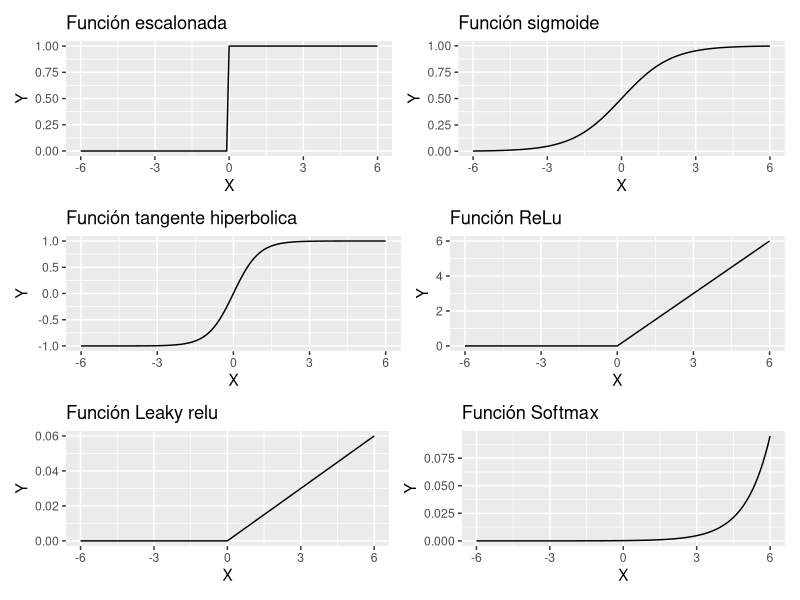

The R source for this figure:
## ---- chunk 1
library(ggplot2)
library(dplyr)
library(patchwork)
library(knitr)
## ---- chunk 2
######################################################
### Función de escalonada
######################################################

escalonada <- function(x) { ifelse(x<0,0,1) }

x <- seq(-6,6,0.1)
y <- escalonada(x)    

plotEscalonada <-  
    data.frame(x=x,y=y) %>% 
    ggplot(aes(x=x,y=y)) + 
    geom_line() + 
    xlab('X') + 
    ylab('Y') +
    ggtitle('Función escalonada')

######################################################
### Función de activación sigmoide
######################################################

sigmoide <- function(x) {(1)/(1+exp(-x))}
x <- seq(-6,6,0.1)
y <- sigmoide(x)    

plotSigmoide <- 
    data.frame(x=x,y=y) %>% 
    ggplot(aes(x=x,y=y)) + 
    geom_line() + 
    xlab('X') + 
    ylab('Y') + 
    ggtitle('Función sigmoide')


######################################################
### Función de activación tangente hiperbolica
######################################################

hiperbolica <- function(x) { (((2)/(1+exp(-2*x)))-1) }
x <- seq(-6,6,0.1)
y <- hiperbolica(x)    

plotHiperbolica <- 
    data.frame(x=x,y=y) %>% 
    ggplot(aes(x=x,y=y)) + 
    geom_line() + 
    xlab('X') + 
    ylab('Y') + 
    ggtitle('Función tangente hiperbolica')

######################################################
### Función de activación ReLU – Rectified Lineal Unit
######################################################

relu <- function(x) { ifelse(x<0,0,x) }

x <- seq(-6,6,0.1)
y <- relu(x)    

plotRelu <-  
    data.frame(x=x,y=y) %>% 
    ggplot(aes(x=x,y=y)) + 
    geom_line() + 
    xlab('X') + 
    ylab('Y') +
    ggtitle('Función ReLu')

######################################################
### Función de activación Leaky ReLU 
######################################################

leakyRelu <- function(x,a) { ifelse(x<0,0,x*a) }

x <- seq(-6,6,0.1)
y <- leakyRelu(x,0.01)    

plotLeakyRelu <-  
    data.frame(x=x,y=y) %>% 
    ggplot(aes(x=x,y=y)) + 
    geom_line() + 
    xlab('X') + 
    ylab('Y') +
    ggtitle('Función Leaky relu')

######################################################
### Función de activación Softmax
######################################################

softmax <- function(par){
    n.par <- length(par)
    par1 <- sort(par, decreasing = TRUE)
    Lk <- par1[1]
    for (k in 1:(n.par-1)) {
        Lk <- max(par1[k+1], Lk) + log1p(exp(-abs(par1[k+1] - Lk))) 
    }
    val <- exp(par - Lk)
    return(val)
}

x <- seq(-6,6,0.1)
y <- softmax(x)    

plotSoftmax <-  
    data.frame(x=x,y=y) %>% 
    ggplot(aes(x=x,y=y)) + 
    geom_line() + 
    xlab('X') + 
    ylab('Y') +
    ggtitle('Función Softmax')

######################################################
### GRAFICO UNIDO
######################################################
(plotEscalonada+plotSigmoide)/(plotHiperbolica+plotRelu)/(plotLeakyRelu +plotSoftmax)


